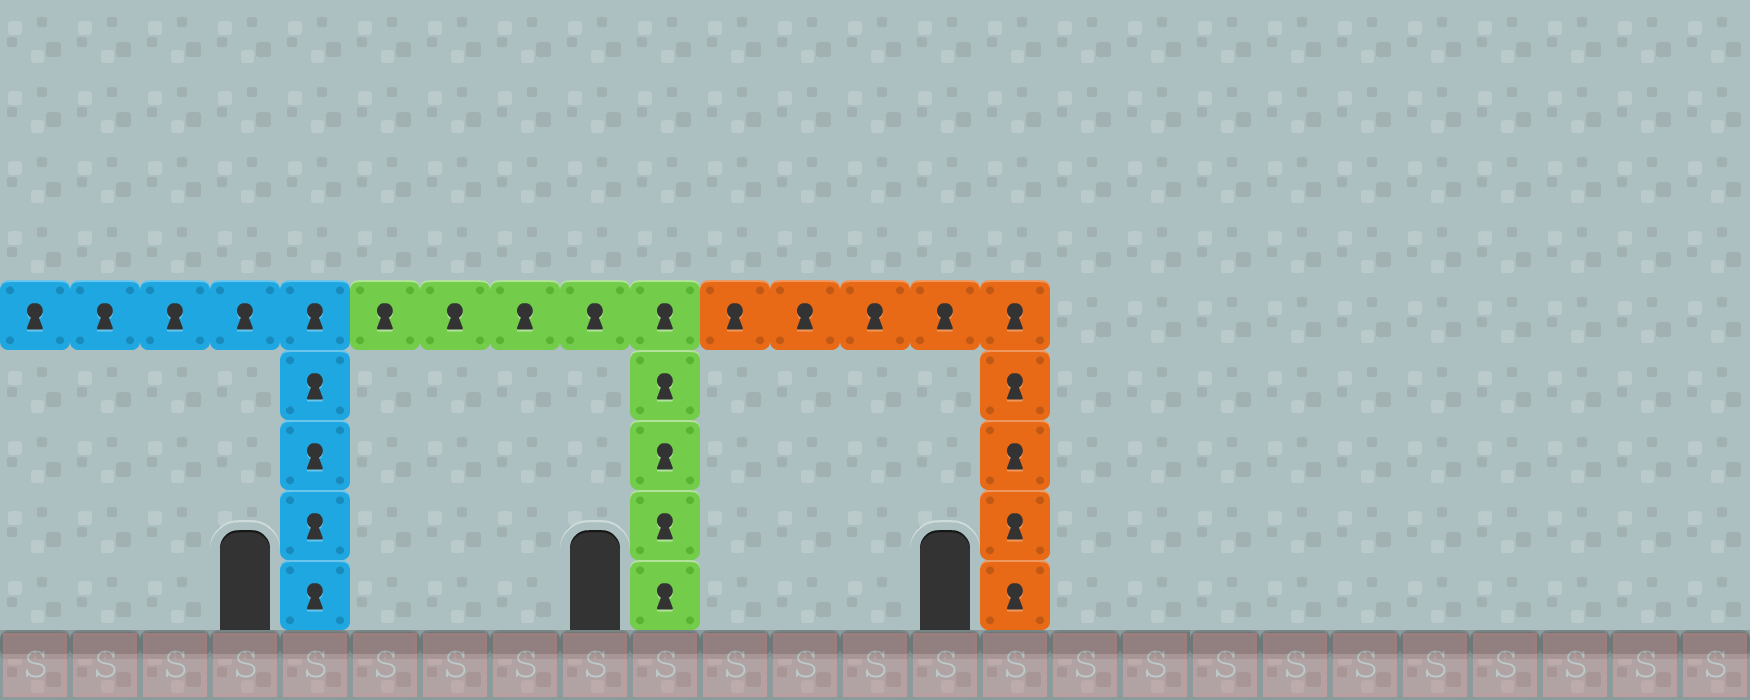

Tiled map render using the project's own tile images. Description and the map definition, with tile-layer contents summarised, below:
An orthogonal 25x10 tile map with 70x70 px tiles, 3 tile layers (Background-2, Background-1, Collision), 3 tilesets and 3 objects (3x levelTrigger).

<map version="1.0" orientation="orthogonal" renderorder="right-down" width="25" height="10" tilewidth="70" tileheight="70" backgroundcolor="#808080">
 <tileset firstgid="1" name="background-tiles" tilewidth="70" tileheight="70">
  <image source="../img/background-tiles.png" width="910" height="910" />
 </tileset>
 <tileset firstgid="170" name="meta-tiles" tilewidth="70" tileheight="70">
  <image source="../img/meta-tiles.png" width="350" height="70" />
  <tile id="4">
   <properties>
    <property name="type" value="solid" />
   </properties>
  </tile>
 </tileset>
 <tileset firstgid="175" name="item-spritesheet" tilewidth="70" tileheight="70">
  <image source="../img/item-spritesheet.png" width="560" height="560" />
 </tileset>
 <layer name="Background-2" width="25" height="10">
  <data>[250 cells, 250 non-empty, 1 distinct tile ids]</data>
 </layer>
 <layer name="Background-1" width="25" height="10">
  <data>[250 cells, 58 non-empty, 7 distinct tile ids]</data>
 </layer>
 <layer name="Collision" width="25" height="10" opacity="0.19">
  <data>[250 cells, 25 non-empty, 1 distinct tile ids]</data>
 </layer>
 <objectgroup name="Trigger-Entities">
  <object name="levelTrigger" x="212" y="492" width="64" height="136">
   <properties>
    <property name="level" value="Ludvig-Level-01" />
    <property name="xSpawn" value="0" />
    <property name="ySpawn" value="420" />
   </properties>
  </object>
  <object name="levelTrigger" x="560" y="488" width="64" height="140">
   <properties>
    <property name="level" value="Ludvig-Level-02" />
   </properties>
  </object>
  <object name="levelTrigger" x="910.31" y="493.854" width="63.9999" height="137.97" rotation="0.285916">
   <properties>
    <property name="level" value="Ludvig-Level-03" />
   </properties>
  </object>
 </objectgroup>
</map>
